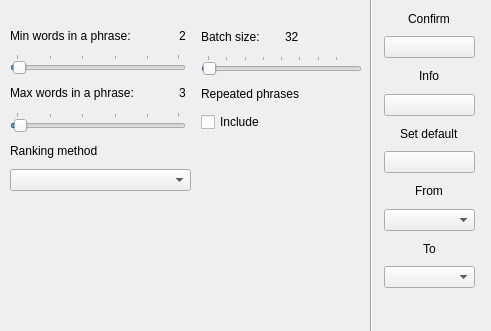
<?xml version="1.0" encoding="UTF-8"?>
<ui version="4.0">
 <class>Form</class>
 <widget class="QWidget" name="Form">
  <property name="geometry">
   <rect>
    <x>0</x>
    <y>0</y>
    <width>491</width>
    <height>331</height>
   </rect>
  </property>
  <property name="windowTitle">
   <string>Form</string>
  </property>
  <widget class="QWidget" name="gridLayoutWidget_6">
   <property name="geometry">
    <rect>
     <x>10</x>
     <y>20</y>
     <width>181</width>
     <height>171</height>
    </rect>
   </property>
   <layout class="QGridLayout" name="rake_grid_layout">
    <property name="horizontalSpacing">
     <number>5</number>
    </property>
    <property name="verticalSpacing">
     <number>3</number>
    </property>
    <item row="4" column="0">
     <widget class="QSlider" name="max_words_slider">
      <property name="minimum">
       <number>1</number>
      </property>
      <property name="maximum">
       <number>100</number>
      </property>
      <property name="value">
       <number>3</number>
      </property>
      <property name="orientation">
       <enum>Qt::Horizontal</enum>
      </property>
      <property name="invertedAppearance">
       <bool>false</bool>
      </property>
      <property name="tickPosition">
       <enum>QSlider::TicksAbove</enum>
      </property>
      <property name="tickInterval">
       <number>20</number>
      </property>
     </widget>
    </item>
    <item row="5" column="0" colspan="2">
     <widget class="QLabel" name="ranking_methods_label">
      <property name="text">
       <string>Ranking method</string>
      </property>
     </widget>
    </item>
    <item row="3" column="0">
     <layout class="QHBoxLayout" name="max_words_layout">
      <item>
       <widget class="QLabel" name="max_words_per_phrase_label">
        <property name="text">
         <string>Max words in a phrase:</string>
        </property>
       </widget>
      </item>
      <item alignment="Qt::AlignRight">
       <widget class="QLabel" name="max_words_val_label">
        <property name="text">
         <string>3</string>
        </property>
       </widget>
      </item>
     </layout>
    </item>
    <item row="2" column="0">
     <widget class="QSlider" name="min_words_slider">
      <property name="minimum">
       <number>1</number>
      </property>
      <property name="maximum">
       <number>100</number>
      </property>
      <property name="value">
       <number>2</number>
      </property>
      <property name="orientation">
       <enum>Qt::Horizontal</enum>
      </property>
      <property name="tickPosition">
       <enum>QSlider::TicksAbove</enum>
      </property>
      <property name="tickInterval">
       <number>20</number>
      </property>
     </widget>
    </item>
    <item row="1" column="0">
     <layout class="QHBoxLayout" name="min_words_layout">
      <item>
       <widget class="QLabel" name="min_words_per_phrase">
        <property name="text">
         <string>Min words in a phrase:</string>
        </property>
       </widget>
      </item>
      <item alignment="Qt::AlignRight">
       <widget class="QLabel" name="min_words_val_label">
        <property name="text">
         <string>2</string>
        </property>
       </widget>
      </item>
     </layout>
    </item>
    <item row="6" column="0" colspan="2">
     <widget class="QComboBox" name="ranking_methods_combo_box"/>
    </item>
   </layout>
  </widget>
  <widget class="QWidget" name="gridLayoutWidget">
   <property name="geometry">
    <rect>
     <x>201</x>
     <y>24</y>
     <width>161</width>
     <height>108</height>
    </rect>
   </property>
   <layout class="QGridLayout" name="gridLayout">
    <item row="3" column="0">
     <widget class="QCheckBox" name="inc_rep_phrs_check_box">
      <property name="text">
       <string>Include</string>
      </property>
     </widget>
    </item>
    <item row="1" column="0">
     <widget class="QSlider" name="rake_batch_size_slider">
      <property name="minimum">
       <number>2</number>
      </property>
      <property name="maximum">
       <number>4096</number>
      </property>
      <property name="singleStep">
       <number>2</number>
      </property>
      <property name="value">
       <number>32</number>
      </property>
      <property name="orientation">
       <enum>Qt::Horizontal</enum>
      </property>
      <property name="tickPosition">
       <enum>QSlider::TicksAbove</enum>
      </property>
      <property name="tickInterval">
       <number>512</number>
      </property>
     </widget>
    </item>
    <item row="2" column="0">
     <widget class="QLabel" name="inc_rep_words_per_phrs_label">
      <property name="text">
       <string>Repeated phrases</string>
      </property>
     </widget>
    </item>
    <item row="0" column="0">
     <layout class="QHBoxLayout" name="rake_batch_size_layout">
      <item>
       <widget class="QLabel" name="rake_batch_size_label">
        <property name="text">
         <string>Batch size:</string>
        </property>
       </widget>
      </item>
      <item alignment="Qt::AlignLeft">
       <widget class="QLabel" name="rake_batch_size_value_label">
        <property name="text">
         <string>32</string>
        </property>
       </widget>
      </item>
     </layout>
    </item>
   </layout>
  </widget>
  <widget class="QWidget" name="verticalLayoutWidget">
   <property name="geometry">
    <rect>
     <x>384</x>
     <y>7</y>
     <width>91</width>
     <height>281</height>
    </rect>
   </property>
   <layout class="QVBoxLayout" name="verticalLayout">
    <item alignment="Qt::AlignHCenter">
     <widget class="QLabel" name="label">
      <property name="text">
       <string>Confirm</string>
      </property>
     </widget>
    </item>
    <item>
     <widget class="QPushButton" name="apply_rake_button">
      <property name="text">
       <string/>
      </property>
      <property name="icon">
       <iconset>
        <normaloff>../images/check_mark.png</normaloff>../images/check_mark.png</iconset>
      </property>
     </widget>
    </item>
    <item alignment="Qt::AlignHCenter">
     <widget class="QLabel" name="label_5">
      <property name="text">
       <string>Info</string>
      </property>
     </widget>
    </item>
    <item>
     <widget class="QPushButton" name="info_rake_button">
      <property name="text">
       <string/>
      </property>
      <property name="icon">
       <iconset>
        <normaloff>../images/question_mark.png</normaloff>../images/question_mark.png</iconset>
      </property>
     </widget>
    </item>
    <item alignment="Qt::AlignHCenter">
     <widget class="QLabel" name="label_3">
      <property name="text">
       <string>Set default</string>
      </property>
     </widget>
    </item>
    <item>
     <widget class="QPushButton" name="default_rake_button">
      <property name="text">
       <string/>
      </property>
      <property name="icon">
       <iconset>
        <normaloff>../images/change_icon.png</normaloff>../images/change_icon.png</iconset>
      </property>
     </widget>
    </item>
    <item alignment="Qt::AlignHCenter">
     <widget class="QLabel" name="label_4">
      <property name="text">
       <string>From</string>
      </property>
     </widget>
    </item>
    <item>
     <widget class="QComboBox" name="src_lng_combo_box"/>
    </item>
    <item alignment="Qt::AlignHCenter">
     <widget class="QLabel" name="label_2">
      <property name="text">
       <string>To</string>
      </property>
     </widget>
    </item>
    <item>
     <widget class="QComboBox" name="trgt_lng_combo_box"/>
    </item>
   </layout>
  </widget>
  <widget class="Line" name="line">
   <property name="geometry">
    <rect>
     <x>361</x>
     <y>-20</y>
     <width>20</width>
     <height>391</height>
    </rect>
   </property>
   <property name="orientation">
    <enum>Qt::Vertical</enum>
   </property>
  </widget>
 </widget>
 <resources/>
 <connections/>
</ui>
